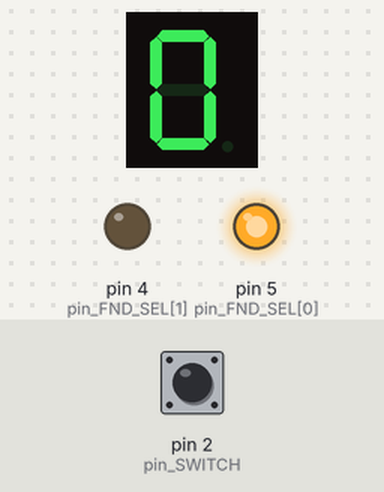
Recording of a sketch running on a simulated Arduino Uno, built with avr-gcc and run on an emulated ATmega328P. On the bench: 1-digit seven-segment display, output pins drawn as LEDs (lit = HIGH). Wiring (inferred from the names in the program): 1-digit 7-segment display, segments lit when HIGH: segments pin 13, pin 12, pin 11, pin 10, pin 9, pin 8, pin 7, pin 6. The test bench sets the inputs (shaded band); at power-on: pin 2 (pin_SWITCH) LOW. The segment pins are drawn as the display they are named for; pins used as bus, display or sensor lines are not drawn.

Above: at 2.2 s.
2.3 s: pin 2 (pin_SWITCH) pulled HIGH for 0.15 s
At 3.4 s:
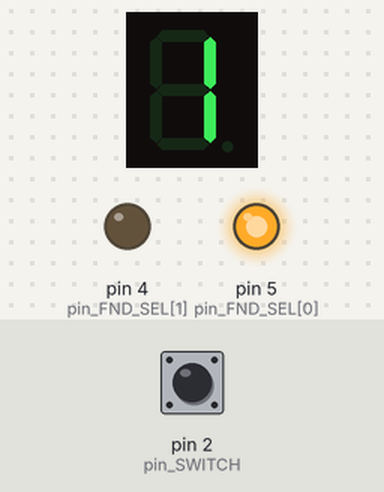
3.9 s: pin 2 (pin_SWITCH) pulled HIGH for 1 s
At 4.6 s:
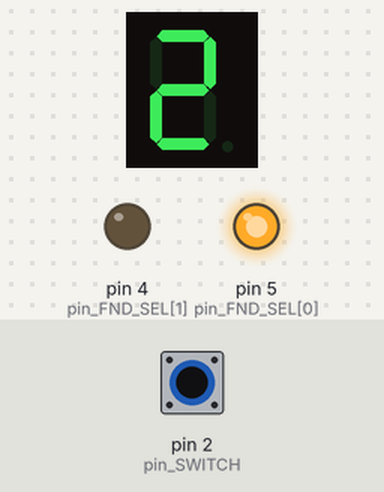
6.4 s: pin 2 (pin_SWITCH) pulled HIGH for 0.15 s
At 7.6 s:
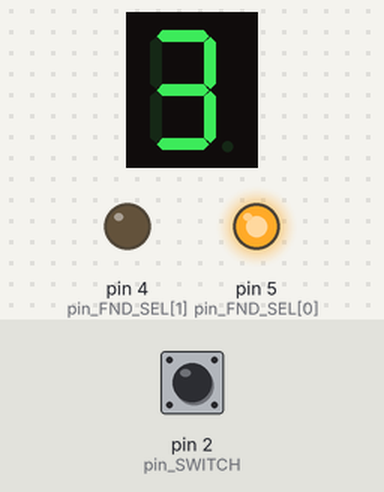
8.0 s: pin 2 (pin_SWITCH) pulled HIGH for 1 s
At 8.9 s:
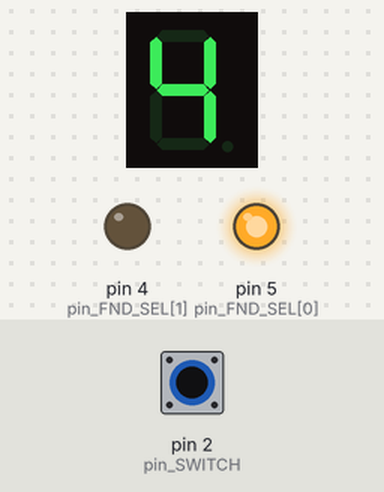
Timing chart, 0 to 11.0 s (numbered marks = the images above; inputs shaded):
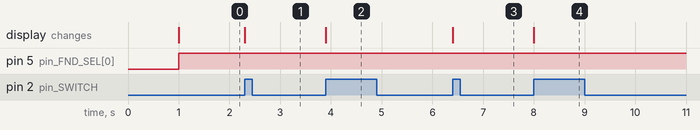

Measured:
- after the input at 2.3 s, the display: changes at once (image 1)
- after the input at 3.9 s, the display: changes at once (image 2)
- after the input at 6.4 s, the display: changes at once (image 3)
- after the input at 8.0 s, the display: changes at once (image 4)

The sketch:

test.ino
```cpp
#include "Switch.h"
// switch push -> count++ -> FND output

// FND control pin
// A, B, C, D, E, F, G, H pin
int pin_FND_DATA[8] = {13, 12, 11, 10, 9, 8, 7, 6};
// S4, S5 pin
int pin_FND_SEL[2] = {5, 4};

// Switch pin
int pin_GND = 1;
int pin_SWITCH = 2;
int pin_VCC = 3;

int count = 0;

Switch switch1(2);

// 0 ~ 9 data
uint8_t FND_data[10] = {0x3F,0x06,0x5B,0x4F,0x66,0x6D,0x7D,0x27,0x7F,0x6F};

// Fnd select data
uint8_t FND_sel_data[2] = {0x2, 0x1};

void setup() {
  int i;
  for(i=0; i<8; i++)
  {
    pinMode(pin_FND_DATA[i], OUTPUT);  // FND_DATA pin Output setup
  }
  for(i=0; i<2; i++)
  {
    pinMode(pin_FND_SEL[i], OUTPUT);  // FND_SEL pin Output setup
  }
  pinMode(pin_GND, OUTPUT);
  pinMode(pin_VCC, OUTPUT);
  pinMode(pin_SWITCH, INPUT);
  digitalWrite(pin_GND, LOW);
  digitalWrite(pin_VCC, HIGH);

  delay(1000);
}

void loop() {
  // if(digitalRead(pin_SWITCH))
  // {
  //   count++;
  //   delay(1000);
  // }
  if(switch1.readSwitch()){
    count++;
  }
  display(count);

  if(count == 100)
  {
    count = 0;
  }
}

void display(int number)
{
  int i;
  int position[2] = {0,};

  position[0] = number/10;
  position[1] = number%10;

  if(position[0] > 0)
  {
    digitalWrite(pin_FND_SEL[0], LOW);
    digitalWrite(pin_FND_SEL[1], HIGH);
    FND_data_out(FND_data[position[0]]);
    delay(5);
    digitalWrite(pin_FND_SEL[0], HIGH);
    digitalWrite(pin_FND_SEL[1], LOW);
    FND_data_out(FND_data[position[1]]);
    delay(5);
  }
  else
  {
    digitalWrite(pin_FND_SEL[0], HIGH);
    digitalWrite(pin_FND_SEL[1], LOW);
    FND_data_out(FND_data[position[1]]);
  }
}

void FND_data_out(uint8_t data)
{
  int i;
  for(i=0; i<8; i++)
  {
    digitalWrite(pin_FND_DATA[i],(data>>i) & 0x1);
  }
}
```

Switch.cpp
```cpp
#include "Arduino.h"
#include "Switch.h"


/**
 * 스위치를 설정하는 함수 풀업 스위치에 지정한다.
 * @param pin 스위치에 연결된 핀 지정
 * @param led LED 에 연결된 핀 지정 기본값은 -1 이다.
*/
Switch::Switch(int8_t pin, int8_t led){
    _digitalPin = pin;
    _led = led;
    if(_led != -1) pinMode(_led, OUTPUT);
    pinMode(_digitalPin, INPUT);
}

void Switch::readSwitchChangeLed(int de)
{
    _buttonInput = digitalRead(_digitalPin);
    _button_curr_state = _buttonInput;
    if (_button_curr_state == HIGH && _button_prev_input == LOW && (millis()-_prevTime)>de){
        if(_led_state){
            _led_state = LOW;
        } else {
            _led_state = HIGH;
        }
        _prevTime = millis();
        digitalWrite(_led, _led_state);
    } else if (_button_curr_state == LOW && _button_prev_input == HIGH && (millis()-_prevTime)>de){
        _prevTime = millis();
    }
    _button_prev_input = _button_curr_state;
}

bool Switch::readSwitch(int de)
{
    _buttonInput = digitalRead(_digitalPin);
    _button_curr_state = _buttonInput;
    if (_button_curr_state == HIGH && _button_prev_input == LOW && (millis()-_prevTime)>de){
        _prevTime = millis();
        return true;
    } else if (_button_curr_state == LOW && _button_prev_input == HIGH && (millis()-_prevTime)>de){
        _prevTime = millis();
    }
    _button_prev_input = _button_curr_state;
    return false;
}
```

Switch.h
```cpp
#ifndef Switch_h
#define Switch_h
class Switch
{
  private:
    int _button_prev_input = LOW;
    int _button_curr_state = LOW;
    int _led_state = 0;
    int _digitalPin = NULL;
    int _buttonInput = 0;
    int _led = NULL;
    unsigned long _prevTime= 0;

  public:
    Switch(int8_t pin, int8_t led = -1);
    void readSwitchChangeLed(int de = 50);
    bool readSwitch(int de = 50);
};

#endif
```
